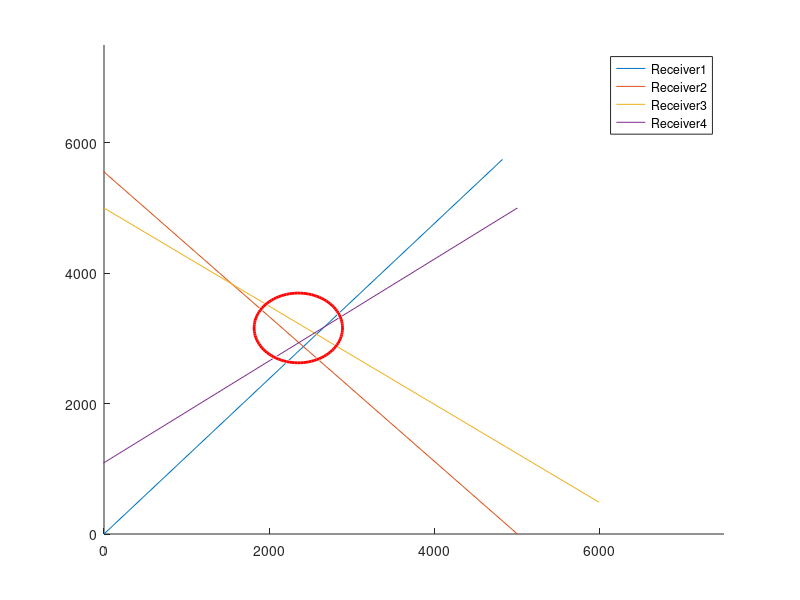

Reproduce this figure in MATLAB.
clear all
close all
receiver_locations = [0 0; 5000 0; 0 5000; 5000 5000];
receiver_azimuths = [45 135 -45 -135];
receiver_est_azimuths = [5 -3 8 -7];
delta_angle = 5;
net_angle = receiver_azimuths + receiver_est_azimuths;
slopes = tand(net_angle)
length = 7500;
dummy = 0:length;
receiver_line = [length*cosd(net_angle); length*sind(net_angle)]';
x_vals = [receiver_locations(:,1) receiver_locations(:,1)+receiver_line(:,1)];
y_vals = [receiver_locations(:,2) receiver_locations(:,2)+receiver_line(:,2)];
hold on
for i = 1:size(x_vals,1)
    coeff(i,:) = polyfit(x_vals(i,:),y_vals(i,:),1);
    est(i,:) = coeff(i,1)*dummy+coeff(i,2);
    %plot(x_vals(i,:),y_vals(i,:));
end
for i = 1:size(x_vals,1)
    plot(x_vals(i,:),y_vals(i,:));
end

xlim([0 7500]); ylim([0 7500]);
legend('Receiver1','Receiver2','Receiver3','Receiver4')

intercepts = zeros(size(x_vals,1),size(x_vals,1),2);
for i = 1:size(x_vals,1)
    for l = i+1:size(x_vals,1)
        [a,index] = min(abs(est(i,:)-est(l,:)));
        intercepts(i,l,:) = [index est(i,index)];
    end
end
xints = nonzeros(intercepts(:,:,1));
yints = nonzeros(intercepts(:,:,2));

point = [mean(xints) mean(yints)];
radius = sqrt(std(xints)^2 + std(yints)^2)
viscircles(point,radius)
        
%[a,index] = min(abs(est(1,:)-est(2,:)-est(3,:)))
%fill(xints,yints,'r')
hold off